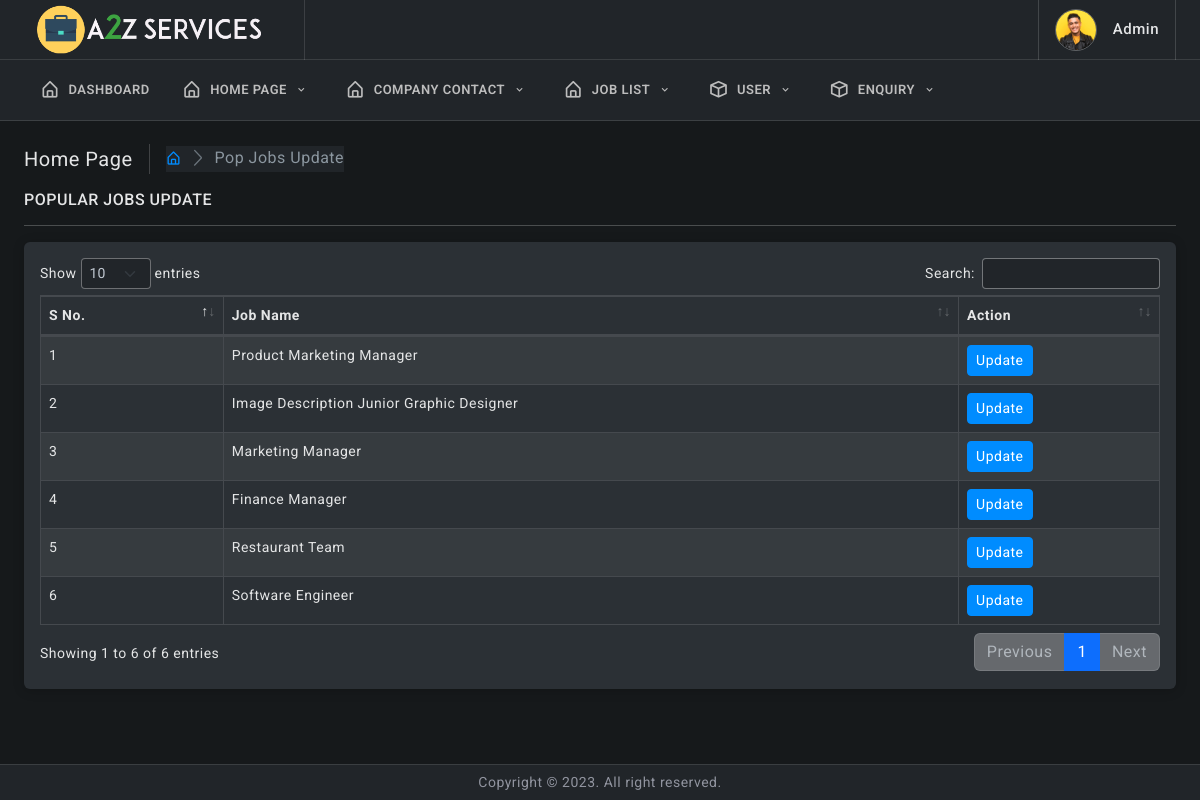
The app's page /admin/pop-job.php (signed in) with its own data.
### tables this page shows
CREATE TABLE `index_popjob` (
  `id` int(11) NOT NULL,
  `job_icon` varchar(200) NOT NULL,
  `job_name` varchar(100) NOT NULL,
  `job_by` varchar(100) NOT NULL,
  `job_loc` varchar(200) NOT NULL,
  `job_tag_one` varchar(50) NOT NULL,
  `job_tag_two` varchar(50) NOT NULL,
  `job_tag_three` varchar(50) NOT NULL,
  `salary` varchar(100) NOT NULL
);

### admin/pop-job.php (the view, shortened to what this page needs)
<!doctype html>
<html lang="en">
<?php include_once("elements/connect.php");?>
<head>
	<link href="assets/plugins/simplebar/css/simplebar.css" rel="stylesheet" />
	<link href="assets/plugins/perfect-scrollbar/css/perfect-scrollbar.css" rel="stylesheet" />
	<link href="assets/plugins/metismenu/css/metisMenu.min.css" rel="stylesheet" />
	<link href="assets/plugins/datatable/css/dataTables.bootstrap5.min.css" rel="stylesheet" />
	<link href="assets/css/pace.min.css" rel="stylesheet" />
	<link href="assets/css/bootstrap.min.css" rel="stylesheet">
	<link href="assets/css/bootstrap-extended.css" rel="stylesheet">
	<link href="assets/css/app.css" rel="stylesheet">
	<link href="assets/css/icons.css" rel="stylesheet">
	<link rel="stylesheet" href="assets/css/dark.css" />
</head>
<body>
	<?php include("elements/navbar.php");?>
		<div class="page-wrapper">
			<div class="page-content">
				<div class="page-breadcrumb d-none d-sm-flex align-items-center mb-3">
					<div class="breadcrumb-title pe-3">Home Page</div>
					<div class="ps-3">
						<nav aria-label="breadcrumb">
							<ol class="breadcrumb mb-0 p-0">
								<li class="breadcrumb-item"><a href="dashboard"><i class="bx bx-home-alt"></i></a>
								</li>
								<li class="breadcrumb-item active" aria-current="page">Pop Jobs Update</li>
							</ol>
						</nav>
					</div>
				</div>
				<h6 class="mb-0 text-uppercase">Popular Jobs Update</h6>
				<hr/>
				<div class="card">
					<div class="card-body">
						<div class="table-responsive">
							<table id="example" class="table table-striped table-bordered" style="width:100%">
								<thead>
									<tr>
										<th>S No.</th>
										<th>Job Name</th>
										<th>Action</th>
									</tr>
								</thead>
								<tbody>
								<?php
                                 $a=0;
                                 $data=mysqli_query($conn,"SELECT * FROM index_popjob ");
                                 while($d=mysqli_fetch_array($data)){
                                  ?>
                                 <tr>
                                  <td><?php echo ++$a?></td>
                                  <td><?php echo $d['job_name']?></td>
								  <td><a href="pop-job-form?myid=<?php echo $d['id']?>" style="color: #fff;"><button class="btn btn-sm btn-primary">Update</button></a></td>
                                 </tr>
                                  <?php
                                 }
                                   ?>
								</tbody>
							</table>
						</div>
					</div>
				</div>
			</div>
		</div>
		<footer class="page-footer">
			<p class="mb-0">Copyright © 2023. All right reserved.</p>
		</footer>
	</div>
</body>
</html>

### admin/assets/css/app.css (style rules this page uses)
body { font-size: 14px; color: #4c5258; letter-spacing: 0.5px; background-color: #f7f7ff; font-family: 'Roboto', sans-serif; }
.page-wrapper { height: 100%; margin-top: 120px; margin-bottom: 30px; margin-left: 0px; }
.page-content { padding: 1.5rem; }
.page-footer { background: #ffffff; left: 0px; right: 0; bottom: 0; position: fixed; text-align: center; padding: 7px; font-size: 14px; border-top: 1px solid #e4e4e4; z-index: 3; }
.breadcrumb-title { font-size: 20px; border-right: 1.5px solid #aaa4a4; }
.page-breadcrumb .breadcrumb li.breadcrumb-item { font-size: 16px; }
.page-breadcrumb .breadcrumb-item+.breadcrumb-item::before { display: inline-block; padding-right: .5rem; color: #6c757d; font-family: 'LineIcons'; content: "\ea5c"; }

### admin/assets/css/dark.css (style rules this page uses)
body { color: var(--bs-body-color); --bs-body-color: #e4e5e6; background-color: #16191b; }
.h1, .h2, .h3, .h4, .h5, .h6, h1, h2, h3, h4, h5, h6 { color: #e4e5e6; }
p { color: #91949f; }
.card { background-color: #2b3035; box-shadow: 0 0.1rem 0.7rem rgb(0 0 0 / 20%); }
.page-footer { background-color: #212529; border-top: 1px solid rgb(237 237 237 / 12%); }
::placeholder { color: #e4e5e6 !important; opacity: .5 !important; }
.table { --bs-table-bg: transparent; --bs-table-striped-color: #e4e5e6; --bs-table-striped-bg: rgba(255, 255, 0255, 0.05); --bs-table-active-color: #e4e5e6; --bs-table-active-bg: rgba(255, 255, 255, 0.1); --bs-table-hover-color: #e4e5e6; --bs-table-hover-bg: rgba(255, 255, 255, 0.075); width: 100%; margin-bottom: 1rem; color: #e4e5e6; vertical-align: top; border-color: rgb(255 255 255 / 12%); --bs-table-color: #e4e5e6; }
.table td, .table th { border-color: rgb(255 255 255 / 12%); }
.table thead th { border-bottom: 2px solid rgb(255 255 255 / 12%); }
.breadcrumb { background-color: #212529; }
.breadcrumb-item.active { color: #8b969f; }
.breadcrumb-title { border-right: 1.5px solid rgb(255 255 255 / 18%); }
.table-bordered td, .table-bordered th { border: 1px solid rgb(255 255 255 / 12%); }
.table-bordered { border: 1px solid rgb(255 255 255 / 12%); }

### records on screen
index_popjob: job_name "Product Marketing Manager"
index_popjob: job_name "Image Description Junior Graphic Designer"
index_popjob: job_name "Marketing Manager"
index_popjob: job_name "Finance Manager"
index_popjob: job_name "Restaurant Team"
index_popjob: job_name "Software Engineer"
